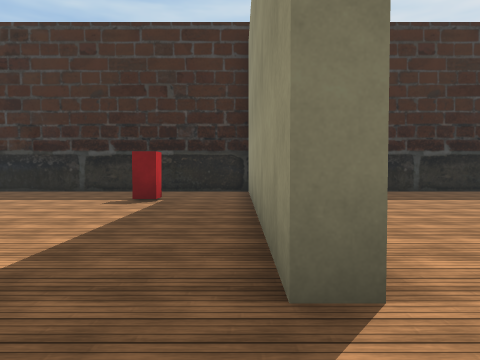
View 1 (above)

20 first-person views from a walk through a scene from a Unity 3-D project. The camera is 1.4 m above the floor, tilts 2° down and sees 70° across. The floor is counted in squares, 2 m on a side. Each view is taken from the middle of a square. On the plan, view 1 faces up. The plan holds only what a view shows up to about 11 squares ahead; the rest is blank. The player is left out. Some surface patterns are stand-ins.

View 2
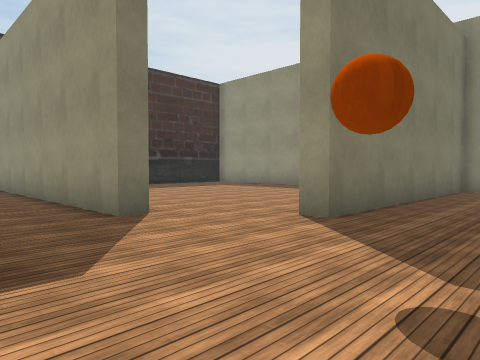

View 3
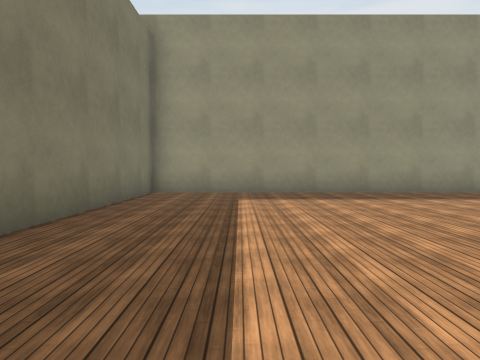

View 4
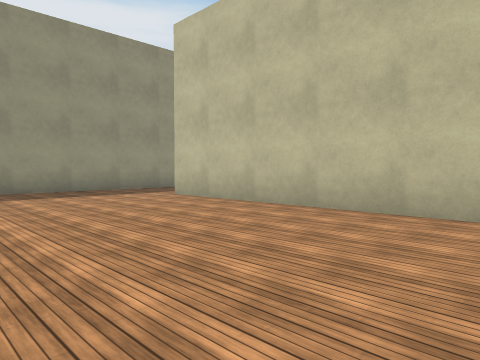

View 5
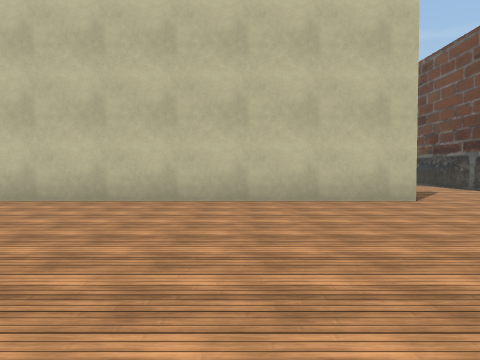

View 6
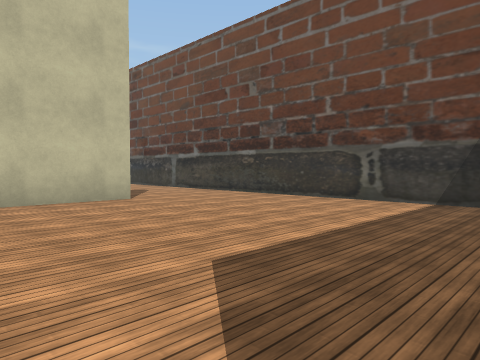

View 7
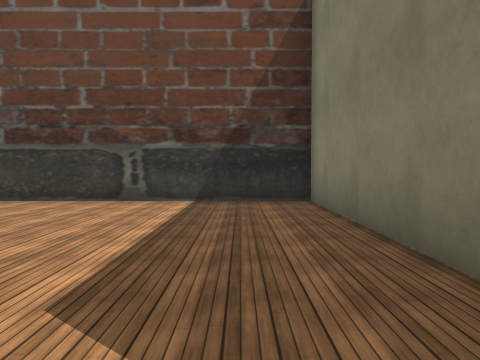

View 8
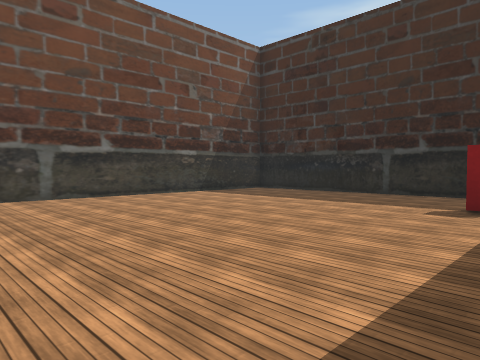

View 9
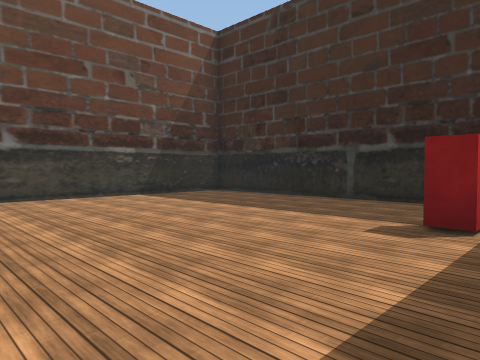

View 10
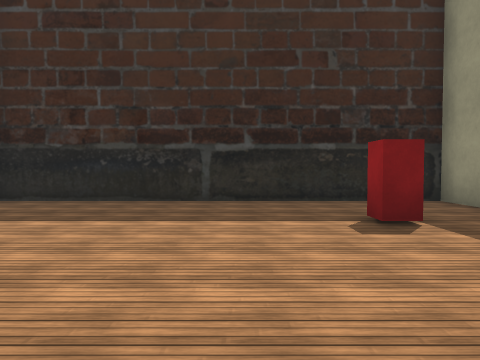

View 11
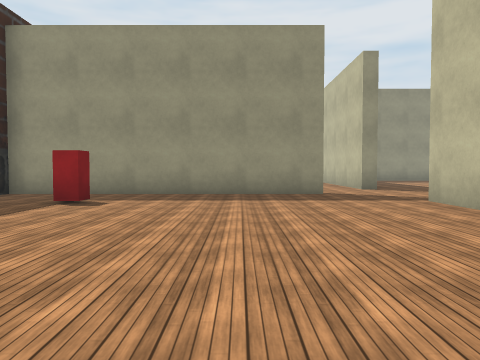

View 12
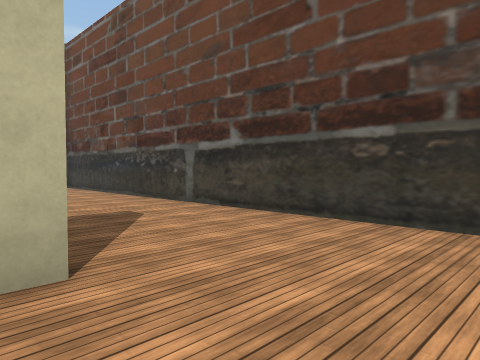

View 13
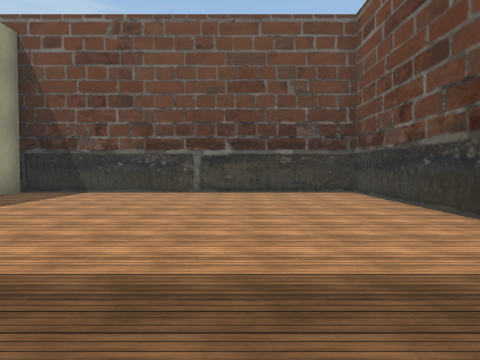

View 14
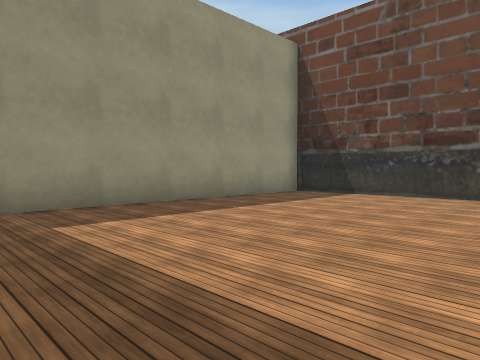

View 15
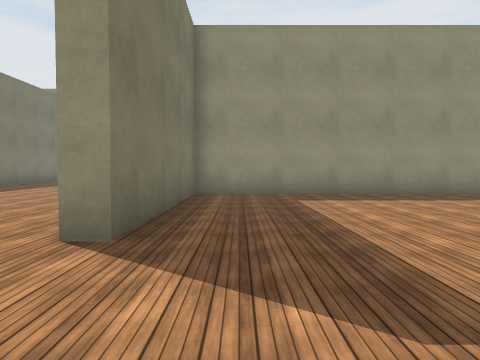

View 16
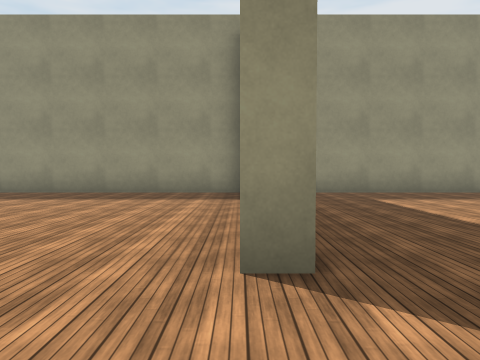

View 17
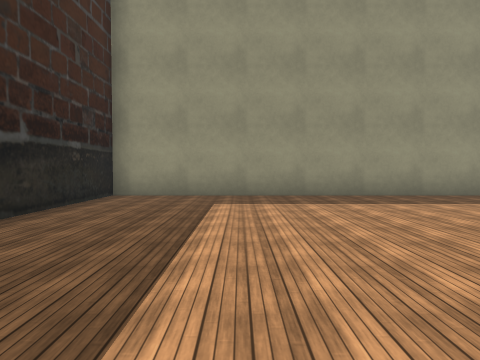

View 18
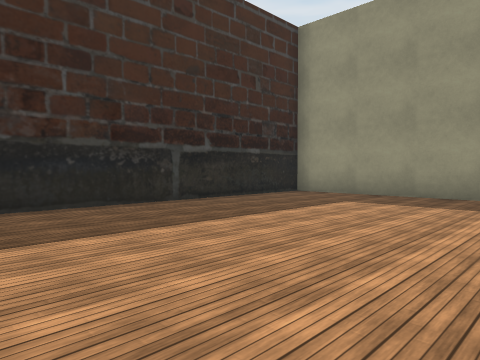

View 19
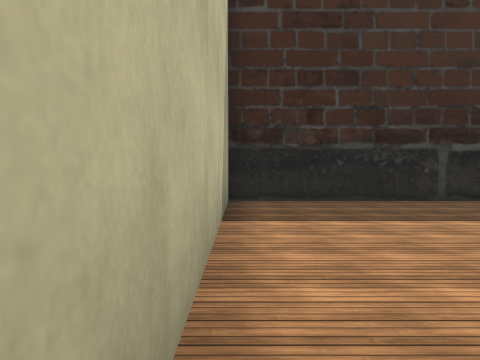

View 20
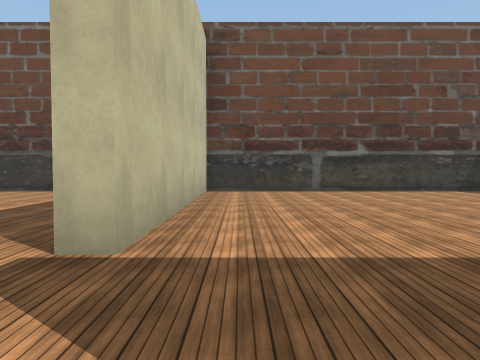

### Floor plan
Points are (right, up) in squares from view 1. A wall is a line through its corners. A room is listed if a view was taken in it or the views show most of it. See-through windows are left out.
Room 1 (views 1, 2, 3, 4, 5, 6, 7, 12, 13, 14, 15, 16, 20)
walls: (-4.1, -0.5) (-9.2, -0.5) (-9.2, -18.8) (0.3, -18.8) (0.3, -8.8) (-5.7, -8.8) (-5.7, -8.3) (6.8, -8.3); (-1.7, 0) (-1.7, -0.5); (0.9, 1.7) (0.3, 1.7); (9.8, -8.4) (9.8, -0.5) (2.3, -0.5) (2.3, 0)
ways out: opening at (-0.5, 0.5) to room 2; opening at (2, 1) to room 3; opening at (8, -8)
Room 2 (views 8, 9, 10, 11)
walls: (0.3, 1.7) (0.3, 10.2) (-9.2, 10.2) (-9.2, 0) (-1.7, 0)
ways out: opening at (-0.5, 0.5) to room 1
objects: red block (-2, 7)
Room 3 (views 17, 18, 19)
walls: (9.8, 0) (9.8, 10.2) (0.8, 10.2) (0.8, 3.2)
ways out: opening at (2, 1) to room 1

Positions as (right, up) in squares from view 1, and headings:
1: (0, 0), facing up
2: (-2, -3), facing up-right
3: (0, -3), facing right
4: (-1, -3), facing down-right
5: (-2, -1), facing down
6: (-2, -1), facing down-left
7: (-2, -2), facing left
8: (-1, 1), facing up-left
9: (-1, 3), facing up-left
10: (-4, 3), facing up
11: (-9, 4), facing right
12: (-5, -6), facing down-left
13: (-6, -9), facing down
14: (-6, -10), facing down-right
15: (-9, -10), facing right
16: (0, 0), facing right
17: (1, 7), facing right
18: (1, 4), facing up-right
19: (1, 3), facing up
20: (1, 1), facing left
